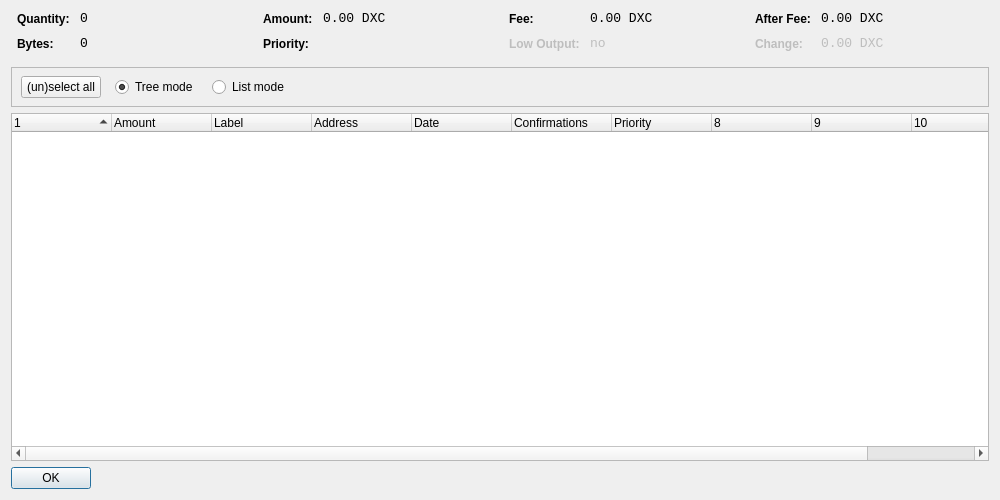
<?xml version="1.0" encoding="UTF-8"?>
<ui version="4.0">
 <class>CoinControlDialog</class>
 <widget class="QDialog" name="CoinControlDialog">
  <property name="geometry">
   <rect>
    <x>0</x>
    <y>0</y>
    <width>1000</width>
    <height>500</height>
   </rect>
  </property>
  <property name="windowTitle">
   <string>Coin Control</string>
  </property>
  <layout class="QVBoxLayout" name="verticalLayout">
   <item>
    <layout class="QHBoxLayout" name="horizontalLayoutTop" stretch="0,0,0,0">
     <property name="topMargin">
      <number>0</number>
     </property>
     <property name="bottomMargin">
      <number>10</number>
     </property>
     <item>
      <layout class="QFormLayout" name="formLayoutCoinControl1">
       <property name="horizontalSpacing">
        <number>10</number>
       </property>
       <property name="verticalSpacing">
        <number>10</number>
       </property>
       <property name="leftMargin">
        <number>6</number>
       </property>
       <property name="rightMargin">
        <number>6</number>
       </property>
       <item row="0" column="0">
        <widget class="QLabel" name="labelCoinControlQuantityText">
         <property name="styleSheet">
          <string notr="true">font-weight:bold;</string>
         </property>
         <property name="text">
          <string>Quantity:</string>
         </property>
        </widget>
       </item>
       <item row="0" column="1">
        <widget class="QLabel" name="labelCoinControlQuantity">
         <property name="font">
          <font>
           <family>Monospace</family>
           <pointsize>10</pointsize>
          </font>
         </property>
         <property name="cursor">
          <cursorShape>IBeamCursor</cursorShape>
         </property>
         <property name="contextMenuPolicy">
          <enum>Qt::ActionsContextMenu</enum>
         </property>
         <property name="text">
          <string notr="true">0</string>
         </property>
         <property name="textInteractionFlags">
          <set>Qt::LinksAccessibleByMouse|Qt::TextSelectableByKeyboard|Qt::TextSelectableByMouse</set>
         </property>
        </widget>
       </item>
       <item row="1" column="0">
        <widget class="QLabel" name="labelCoinControlBytesText">
         <property name="styleSheet">
          <string notr="true">font-weight:bold;</string>
         </property>
         <property name="text">
          <string>Bytes:</string>
         </property>
        </widget>
       </item>
       <item row="1" column="1">
        <widget class="QLabel" name="labelCoinControlBytes">
         <property name="font">
          <font>
           <family>Monospace</family>
           <pointsize>10</pointsize>
          </font>
         </property>
         <property name="cursor">
          <cursorShape>IBeamCursor</cursorShape>
         </property>
         <property name="contextMenuPolicy">
          <enum>Qt::ActionsContextMenu</enum>
         </property>
         <property name="text">
          <string notr="true">0</string>
         </property>
         <property name="textInteractionFlags">
          <set>Qt::LinksAccessibleByMouse|Qt::TextSelectableByKeyboard|Qt::TextSelectableByMouse</set>
         </property>
        </widget>
       </item>
      </layout>
     </item>
     <item>
      <layout class="QFormLayout" name="formLayoutCoinControl2">
       <property name="horizontalSpacing">
        <number>10</number>
       </property>
       <property name="verticalSpacing">
        <number>10</number>
       </property>
       <property name="leftMargin">
        <number>6</number>
       </property>
       <property name="rightMargin">
        <number>6</number>
       </property>
       <item row="0" column="0">
        <widget class="QLabel" name="labelCoinControlAmountText">
         <property name="styleSheet">
          <string notr="true">font-weight:bold;</string>
         </property>
         <property name="text">
          <string>Amount:</string>
         </property>
        </widget>
       </item>
       <item row="0" column="1">
        <widget class="QLabel" name="labelCoinControlAmount">
         <property name="font">
          <font>
           <family>Monospace</family>
           <pointsize>10</pointsize>
          </font>
         </property>
         <property name="cursor">
          <cursorShape>IBeamCursor</cursorShape>
         </property>
         <property name="contextMenuPolicy">
          <enum>Qt::ActionsContextMenu</enum>
         </property>
         <property name="text">
          <string notr="true">0.00 DXC</string>
         </property>
         <property name="textInteractionFlags">
          <set>Qt::LinksAccessibleByMouse|Qt::TextSelectableByKeyboard|Qt::TextSelectableByMouse</set>
         </property>
        </widget>
       </item>
       <item row="1" column="0">
        <widget class="QLabel" name="labelCoinControlPriorityText">
         <property name="styleSheet">
          <string notr="true">font-weight:bold;</string>
         </property>
         <property name="text">
          <string>Priority:</string>
         </property>
        </widget>
       </item>
       <item row="1" column="1">
        <widget class="QLabel" name="labelCoinControlPriority">
         <property name="font">
          <font>
           <family>Monospace</family>
           <pointsize>10</pointsize>
          </font>
         </property>
         <property name="cursor">
          <cursorShape>IBeamCursor</cursorShape>
         </property>
         <property name="contextMenuPolicy">
          <enum>Qt::ActionsContextMenu</enum>
         </property>
         <property name="text">
          <string/>
         </property>
         <property name="textInteractionFlags">
          <set>Qt::LinksAccessibleByMouse|Qt::TextSelectableByKeyboard|Qt::TextSelectableByMouse</set>
         </property>
        </widget>
       </item>
      </layout>
     </item>
     <item>
      <layout class="QFormLayout" name="formLayoutCoinControl3">
       <property name="horizontalSpacing">
        <number>10</number>
       </property>
       <property name="verticalSpacing">
        <number>10</number>
       </property>
       <property name="leftMargin">
        <number>6</number>
       </property>
       <property name="rightMargin">
        <number>6</number>
       </property>
       <item row="0" column="0">
        <widget class="QLabel" name="labelCoinControlFeeText">
         <property name="styleSheet">
          <string notr="true">font-weight:bold;</string>
         </property>
         <property name="text">
          <string>Fee:</string>
         </property>
        </widget>
       </item>
       <item row="0" column="1">
        <widget class="QLabel" name="labelCoinControlFee">
         <property name="font">
          <font>
           <family>Monospace</family>
           <pointsize>10</pointsize>
          </font>
         </property>
         <property name="cursor">
          <cursorShape>IBeamCursor</cursorShape>
         </property>
         <property name="contextMenuPolicy">
          <enum>Qt::ActionsContextMenu</enum>
         </property>
         <property name="text">
          <string notr="true">0.00 DXC</string>
         </property>
         <property name="textInteractionFlags">
          <set>Qt::LinksAccessibleByMouse|Qt::TextSelectableByKeyboard|Qt::TextSelectableByMouse</set>
         </property>
        </widget>
       </item>
       <item row="1" column="0">
        <widget class="QLabel" name="labelCoinControlLowOutputText">
         <property name="enabled">
          <bool>false</bool>
         </property>
         <property name="styleSheet">
          <string notr="true">font-weight:bold;</string>
         </property>
         <property name="text">
          <string>Low Output:</string>
         </property>
        </widget>
       </item>
       <item row="1" column="1">
        <widget class="QLabel" name="labelCoinControlLowOutput">
         <property name="enabled">
          <bool>false</bool>
         </property>
         <property name="font">
          <font>
           <family>Monospace</family>
           <pointsize>10</pointsize>
          </font>
         </property>
         <property name="cursor">
          <cursorShape>IBeamCursor</cursorShape>
         </property>
         <property name="contextMenuPolicy">
          <enum>Qt::ActionsContextMenu</enum>
         </property>
         <property name="text">
          <string notr="true">no</string>
         </property>
         <property name="textInteractionFlags">
          <set>Qt::LinksAccessibleByMouse|Qt::TextSelectableByKeyboard|Qt::TextSelectableByMouse</set>
         </property>
        </widget>
       </item>
      </layout>
     </item>
     <item>
      <layout class="QFormLayout" name="formLayoutCoinControl4">
       <property name="horizontalSpacing">
        <number>10</number>
       </property>
       <property name="verticalSpacing">
        <number>10</number>
       </property>
       <property name="leftMargin">
        <number>6</number>
       </property>
       <property name="rightMargin">
        <number>6</number>
       </property>
       <item row="0" column="0">
        <widget class="QLabel" name="labelCoinControlAfterFeeText">
         <property name="styleSheet">
          <string notr="true">font-weight:bold;</string>
         </property>
         <property name="text">
          <string>After Fee:</string>
         </property>
        </widget>
       </item>
       <item row="0" column="1">
        <widget class="QLabel" name="labelCoinControlAfterFee">
         <property name="font">
          <font>
           <family>Monospace</family>
           <pointsize>10</pointsize>
          </font>
         </property>
         <property name="cursor">
          <cursorShape>IBeamCursor</cursorShape>
         </property>
         <property name="contextMenuPolicy">
          <enum>Qt::ActionsContextMenu</enum>
         </property>
         <property name="text">
          <string notr="true">0.00 DXC</string>
         </property>
         <property name="textInteractionFlags">
          <set>Qt::LinksAccessibleByMouse|Qt::TextSelectableByKeyboard|Qt::TextSelectableByMouse</set>
         </property>
        </widget>
       </item>
       <item row="1" column="0">
        <widget class="QLabel" name="labelCoinControlChangeText">
         <property name="enabled">
          <bool>false</bool>
         </property>
         <property name="styleSheet">
          <string notr="true">font-weight:bold;</string>
         </property>
         <property name="text">
          <string>Change:</string>
         </property>
        </widget>
       </item>
       <item row="1" column="1">
        <widget class="QLabel" name="labelCoinControlChange">
         <property name="enabled">
          <bool>false</bool>
         </property>
         <property name="font">
          <font>
           <family>Monospace</family>
           <pointsize>10</pointsize>
          </font>
         </property>
         <property name="cursor">
          <cursorShape>IBeamCursor</cursorShape>
         </property>
         <property name="contextMenuPolicy">
          <enum>Qt::ActionsContextMenu</enum>
         </property>
         <property name="text">
          <string notr="true">0.00 DXC</string>
         </property>
         <property name="textInteractionFlags">
          <set>Qt::LinksAccessibleByMouse|Qt::TextSelectableByKeyboard|Qt::TextSelectableByMouse</set>
         </property>
        </widget>
       </item>
      </layout>
     </item>
    </layout>
   </item>
   <item>
    <widget class="QFrame" name="frame">
     <property name="minimumSize">
      <size>
       <width>0</width>
       <height>40</height>
      </size>
     </property>
     <property name="frameShape">
      <enum>QFrame::StyledPanel</enum>
     </property>
     <property name="frameShadow">
      <enum>QFrame::Sunken</enum>
     </property>
     <widget class="QWidget" name="horizontalLayoutWidget">
      <property name="geometry">
       <rect>
        <x>10</x>
        <y>0</y>
        <width>781</width>
        <height>41</height>
       </rect>
      </property>
      <layout class="QHBoxLayout" name="horizontalLayoutPanel" stretch="0,0,0,0,0">
       <property name="spacing">
        <number>14</number>
       </property>
       <item>
        <widget class="QPushButton" name="pushButtonSelectAll">
         <property name="sizePolicy">
          <sizepolicy hsizetype="Maximum" vsizetype="Fixed">
           <horstretch>0</horstretch>
           <verstretch>0</verstretch>
          </sizepolicy>
         </property>
         <property name="text">
          <string>(un)select all</string>
         </property>
        </widget>
       </item>
       <item>
        <widget class="QRadioButton" name="radioTreeMode">
         <property name="sizePolicy">
          <sizepolicy hsizetype="Maximum" vsizetype="Fixed">
           <horstretch>0</horstretch>
           <verstretch>0</verstretch>
          </sizepolicy>
         </property>
         <property name="text">
          <string>Tree mode</string>
         </property>
         <property name="checked">
          <bool>true</bool>
         </property>
        </widget>
       </item>
       <item>
        <widget class="QRadioButton" name="radioListMode">
         <property name="sizePolicy">
          <sizepolicy hsizetype="Maximum" vsizetype="Fixed">
           <horstretch>0</horstretch>
           <verstretch>0</verstretch>
          </sizepolicy>
         </property>
         <property name="text">
          <string>List mode</string>
         </property>
        </widget>
       </item>
       <item>
        <spacer name="horizontalSpacer">
         <property name="orientation">
          <enum>Qt::Horizontal</enum>
         </property>
         <property name="sizeHint" stdset="0">
          <size>
           <width>40</width>
           <height>20</height>
          </size>
         </property>
        </spacer>
       </item>
      </layout>
     </widget>
    </widget>
   </item>
   <item>
    <widget class="CoinControlTreeWidget" name="treeWidget">
     <property name="contextMenuPolicy">
      <enum>Qt::CustomContextMenu</enum>
     </property>
     <property name="sortingEnabled">
      <bool>false</bool>
     </property>
     <property name="columnCount">
      <number>11</number>
     </property>
     <attribute name="headerShowSortIndicator" stdset="0">
      <bool>true</bool>
     </attribute>
     <attribute name="headerStretchLastSection">
      <bool>false</bool>
     </attribute>
     <column>
      <property name="text">
       <string/>
      </property>
     </column>
     <column>
      <property name="text">
       <string>Amount</string>
      </property>
     </column>
     <column>
      <property name="text">
       <string>Label</string>
      </property>
     </column>
     <column>
      <property name="text">
       <string>Address</string>
      </property>
     </column>
     <column>
      <property name="text">
       <string>Date</string>
      </property>
     </column>
     <column>
      <property name="text">
       <string>Confirmations</string>
      </property>
      <property name="toolTip">
       <string>Confirmed</string>
      </property>
     </column>
     <column>
      <property name="text">
       <string>Priority</string>
      </property>
     </column>
     <column>
      <property name="text">
       <string/>
      </property>
     </column>
     <column>
      <property name="text">
       <string/>
      </property>
     </column>
     <column>
      <property name="text">
       <string/>
      </property>
     </column>
     <column>
      <property name="text">
       <string/>
      </property>
     </column>
    </widget>
   </item>
   <item>
    <widget class="QDialogButtonBox" name="buttonBox">
     <property name="sizePolicy">
      <sizepolicy hsizetype="Maximum" vsizetype="Fixed">
       <horstretch>0</horstretch>
       <verstretch>0</verstretch>
      </sizepolicy>
     </property>
     <property name="orientation">
      <enum>Qt::Horizontal</enum>
     </property>
     <property name="standardButtons">
      <set>QDialogButtonBox::Ok</set>
     </property>
    </widget>
   </item>
  </layout>
 </widget>
 <customwidgets>
  <customwidget>
   <class>CoinControlTreeWidget</class>
   <extends>QTreeWidget</extends>
   <header>coincontroltreewidget.h</header>
  </customwidget>
 </customwidgets>
 <resources/>
 <connections/>
</ui>
